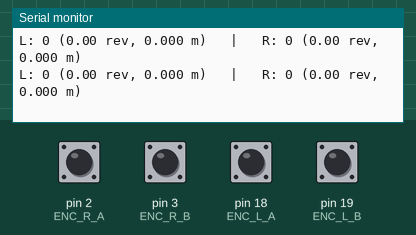
Recording of a sketch running on a simulated Arduino Mega 2560, built with avr-gcc and run on an emulated ATmega2560. Parts: the last lines printed to the serial monitor. Inputs (shaded band) come from the test bench; at power-on: pin 2 (ENC_R_A), pin 3 (ENC_R_B), pin 18 (ENC_L_A), pin 19 (ENC_L_B) HIGH.

Above: at 1.2 s.
1.3 s: pin 3 (ENC_R_B) pulled LOW for 0.15 s
At 1.58 s:
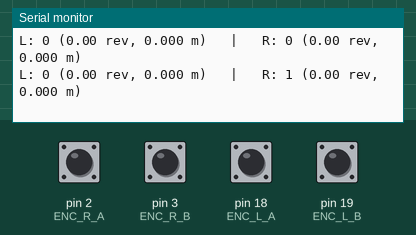
2.9 s: pin 18 (ENC_L_A) pulled LOW for 0.15 s
At 3.2 s:
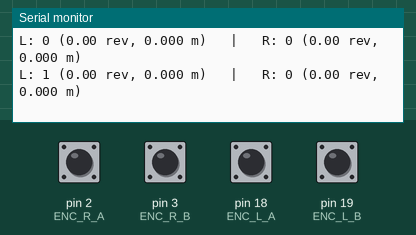

Measured:
- after the input at 1.3 s, the serial monitor: prints a new line after 0.12 s (image 1)
- after the input at 2.9 s, the serial monitor: prints a new line after 0.14 s (image 2)

The sketch:

EncoderTest_JGB37520.ino
```cpp
// ============================================
// JGB37-520 엔코더 읽기 테스트 (핀 교차 보정)
// Arduino Mega 2560
// ============================================

// ── 핀 정의 (교차 보정됨) ──────────────────
#define ENC_L_A  18    // 왼쪽 엔코더 A상
#define ENC_L_B  19    // 왼쪽 엔코더 B상
#define ENC_R_A  2     // 오른쪽 엔코더 A상
#define ENC_R_B  3     // 오른쪽 엔코더 B상

// ── 엔코더 카운트 ──────────────────────────
volatile long enc_left  = 0;
volatile long enc_right = 0;

// ── 모터/바퀴 스펙 ─────────────────────────
const float ENCODER_CPR    = 1320.0;
const float WHEEL_DIAMETER = 0.065;
const float WHEEL_CIRCUM   = 3.14159 * WHEEL_DIAMETER;

// ============================================
// 인터럽트 서비스 루틴 (ISR)
// ── 왼쪽(18,19번): 부호 반전 적용 ──────────
// ============================================
void encLeftA() {
  if (digitalRead(ENC_L_A) == digitalRead(ENC_L_B)) {
    enc_left--;      // 반전
  } else {
    enc_left++;      // 반전
  }
}

void encLeftB() {
  if (digitalRead(ENC_L_A) != digitalRead(ENC_L_B)) {
    enc_left--;      // 반전
  } else {
    enc_left++;      // 반전
  }
}

// ── 오른쪽(2,3번): 부호 그대로 ─────────────
void encRightA() {
  if (digitalRead(ENC_R_A) == digitalRead(ENC_R_B)) {
    enc_right++;
  } else {
    enc_right--;
  }
}

void encRightB() {
  if (digitalRead(ENC_R_A) != digitalRead(ENC_R_B)) {
    enc_right++;
  } else {
    enc_right--;
  }
}

// ============================================
void setup() {
  Serial.begin(115200);

  pinMode(ENC_L_A, INPUT_PULLUP);
  pinMode(ENC_L_B, INPUT_PULLUP);
  pinMode(ENC_R_A, INPUT_PULLUP);
  pinMode(ENC_R_B, INPUT_PULLUP);

  attachInterrupt(digitalPinToInterrupt(ENC_L_A), encLeftA,  CHANGE);
  attachInterrupt(digitalPinToInterrupt(ENC_L_B), encLeftB,  CHANGE);
  attachInterrupt(digitalPinToInterrupt(ENC_R_A), encRightA, CHANGE);
  attachInterrupt(digitalPinToInterrupt(ENC_R_B), encRightB, CHANGE);

  Serial.println("=== Encoder Test (Pin Swapped) ===");
  Serial.println("Push robot FORWARD by hand!");
  Serial.println("Expect: both L and R increase (positive)");
  Serial.println();
}

// ============================================
void loop() {
  noInterrupts();
  long l = enc_left;
  long r = enc_right;
  interrupts();

  float rev_l = l / ENCODER_CPR;
  float rev_r = r / ENCODER_CPR;
  float dist_l = rev_l * WHEEL_CIRCUM;
  float dist_r = rev_r * WHEEL_CIRCUM;

  Serial.print("L: ");
  Serial.print(l);
  Serial.print(" (");
  Serial.print(rev_l, 2);
  Serial.print(" rev, ");
  Serial.print(dist_l, 3);
  Serial.print(" m)");

  Serial.print("   |   R: ");
  Serial.print(r);
  Serial.print(" (");
  Serial.print(rev_r, 2);
  Serial.print(" rev, ");
  Serial.print(dist_r, 3);
  Serial.println(" m)");

  delay(200);
}
```
